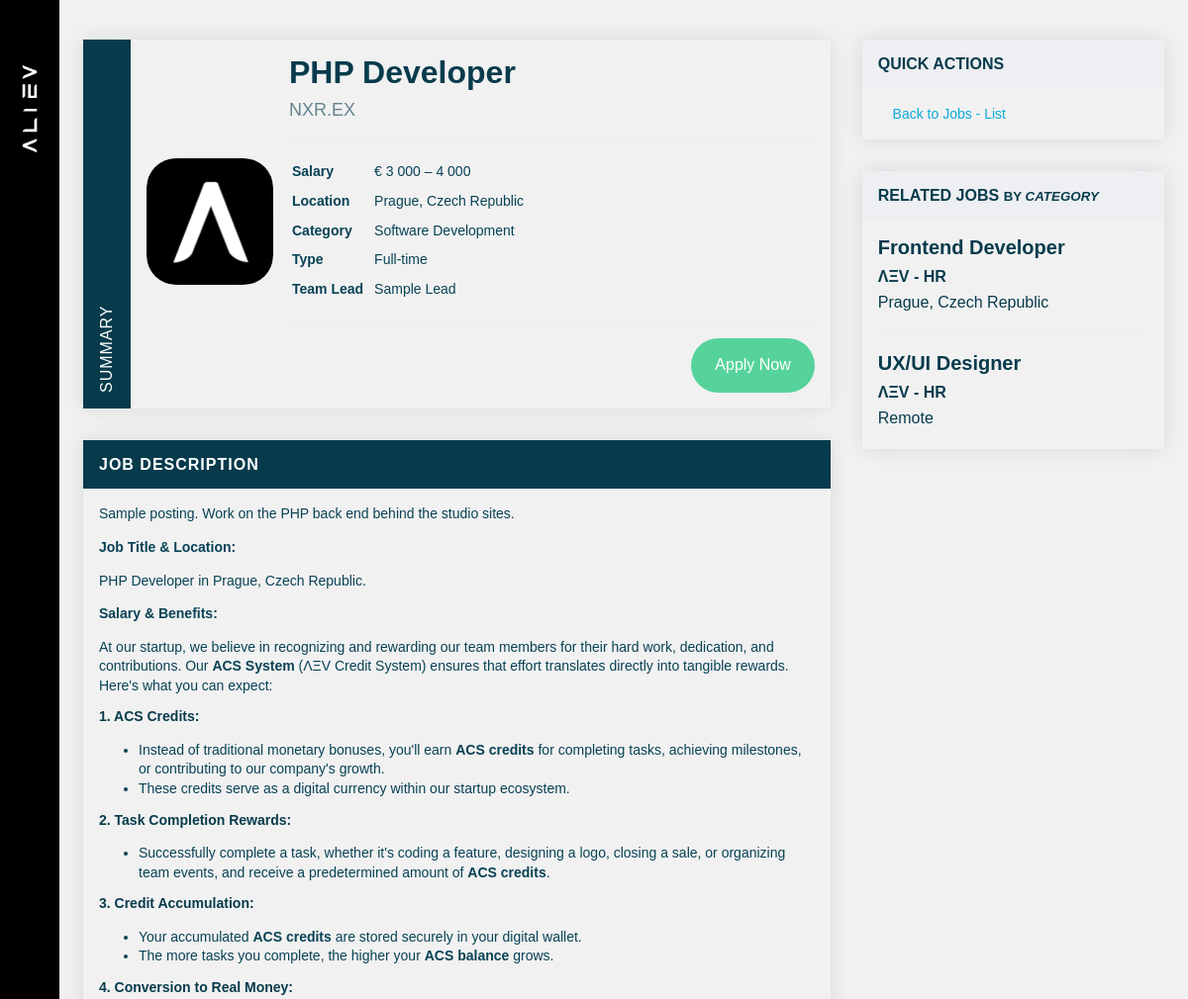
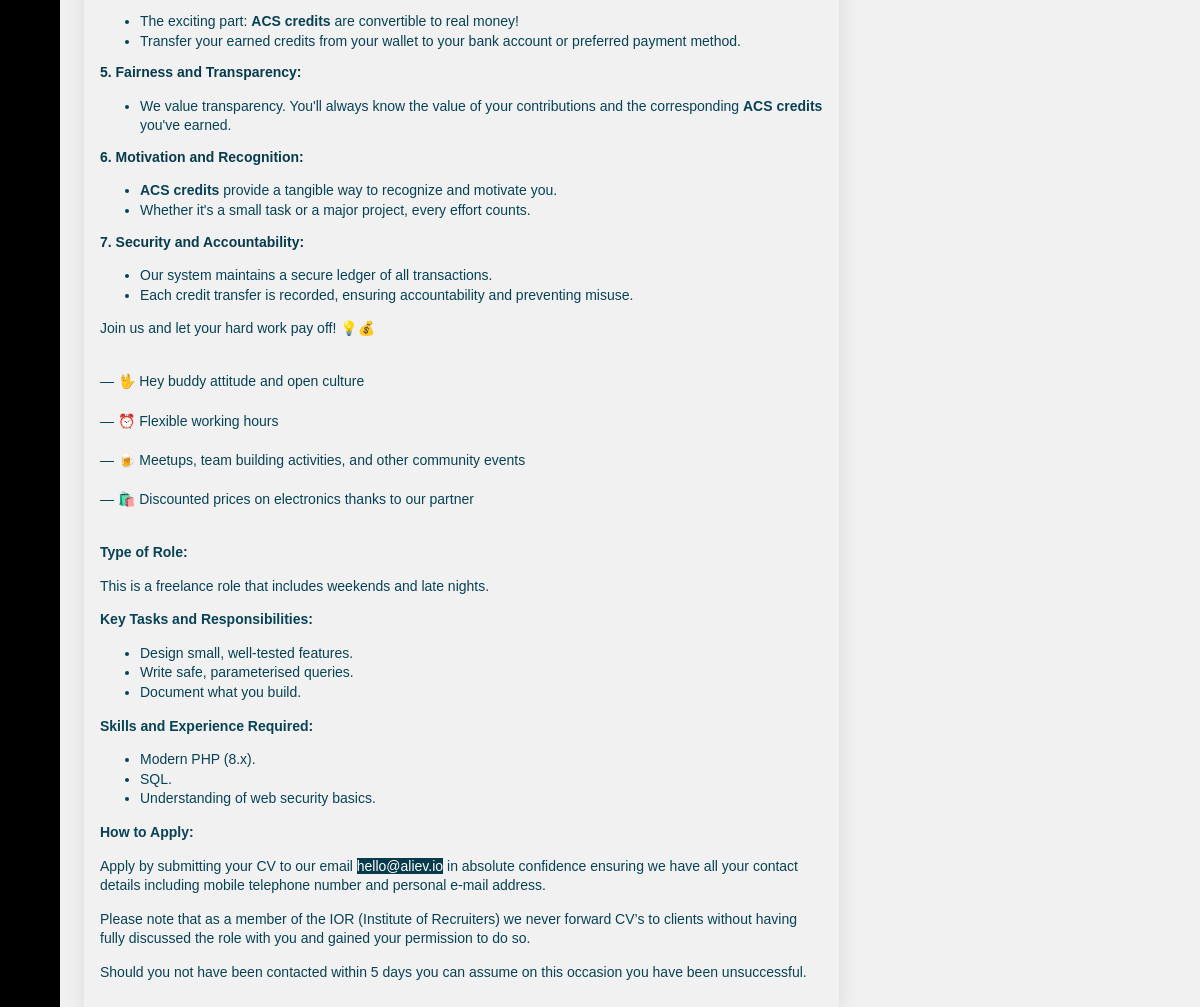
Page /careers/php-developer on the committed database (2 pictures, top to bottom).
### tables this page shows
CREATE TABLE IF NOT EXISTS jobs (
    id                   INT UNSIGNED NOT NULL AUTO_INCREMENT PRIMARY KEY,
    job_url              VARCHAR(32)  NOT NULL,
    job_name             VARCHAR(160) NOT NULL,
    job_company          VARCHAR(120) NOT NULL,
    job_location         VARCHAR(120) NOT NULL,
    job_logo             VARCHAR(120) NULL,
    job_salary           VARCHAR(80)  NULL,
    job_type             VARCHAR(60)  NULL,
    job_lead             VARCHAR(255) NULL,
    job_desc             TEXT         NULL,
    job_responsibilities TEXT         NULL,
    job_skills           TEXT         NULL,
    published            TINYINT(1)   NOT NULL DEFAULT 1,
    created_at           DATETIME     NOT NULL DEFAULT CURRENT_TIMESTAMP,
    UNIQUE KEY uq_jobs_url (job_url)
);

### app/Views/pages/careers/show.php (the view, shortened to what the rows shown need)
<div class="content-container">
  <article class="job-listing">
    <header class="job-listing-header">
      <div class="job-listing-header__content">
        <div class="job-listing-header__job-details">
          <div class="job-listing-header__job-details-top">
            <h1 class="job-listing-header__job-title" itemprop="title"><?= $e($job['job_name']) ?></h1>
            <span class="job-listing-header__company-name" itemprop="hiringOrganization">
              <span class="job-listing-header__company-type"><?= $e($job['job_company']) ?></span>
            </span>
          </div>
          <div class="job-listing-header__job-details-middle">
            <table class="job-listing-header__mata-table">
              <tr itemprop="baseSalary" itemscope itemtype="https://schema.org/MonetaryAmount">
                <th>Salary</th>
                <td>
                  <span itemprop="currency">€</span>
                  <span itemprop="value"><?= $e($job['job_salary']) ?></span>
                </td>
              </tr>
              <tr itemprop="jobLocation" itemscope itemtype="https://schema.org/Place">
                <th>Location</th>
                <td itemprop="address"><?= $e($job['job_location']) ?></td>
              </tr>
              <tr>
                <th>Category</th>
              </tr>
              <tr>
                <th>Type</th>
                <td itemprop="employmentType"><?= $e($job['job_type']) ?></td>
              </tr>
              <tr>
                <th>Team Lead</th>
                <td><?= $e($job['job_lead']) ?></td>
              </tr>
            </table>
          </div>
        </div>
      </div>
    </header>
    <section class="job-listing__job-description" itemprop="description">
      <h2 class="job-listing__job-description-title">Job Description</h2>
      <p><?= nl2br($e($job['job_desc'])) ?></p>
      <p><strong>Job Title &amp; Location:</strong></p>
      <p><?= $e($job['job_name']) ?> in <?= $e($job['job_location']) ?>.</p>
      <p><strong>Salary &amp; Benefits:</strong></p>
      <p>
        <div class="acs-desc">
        </div>
        <br>
        — 🖖 Hey buddy attitude and open culture<br><br>
        — ⏰ Flexible working hours<br><br>
        — 🍺 Meetups, team building activities, and other community events<br><br>
        — 🛍️ Discounted prices on electronics thanks to our partner<br><br>
      </p>
      <p><strong>Type of Role:</strong></p>
      <p>This is a freelance role that includes weekends and late nights.</p>
      <p><strong>Key Tasks and Responsibilities:</strong></p>
      <ul>
        <?php foreach ($responsibilities as $item): ?>
        <li><?= $e($item) ?></li>
        <?php endforeach; ?>
      </ul>
      <p><strong>Skills and Experience Required:</strong></p>
      <ul>
        <?php foreach ($skills as $skill): ?>
        <li><?= $e($skill) ?></li>
        <?php endforeach; ?>
      </ul>
      <p><strong>How to Apply:</strong></p>
      <p>Apply by submitting your CV to our email <span class="apply-mail"><?= $e($email) ?></span> in absolute confidence ensuring we have all your contact
        details including mobile telephone number and personal e-mail address.</p>
      <p>Please note that as a member of the IOR (Institute of Recruiters) we never forward CV’s to clients
        without having fully discussed the role with you and gained your permission to do so.</p>
      <p>Should you not have been contacted within 5 days you can assume on this occasion you have been
        unsuccessful.</p>
    </section>
  </article>
  <aside class="job-listing-sidebar">
    <section class="sidebar-widget">
      <ul class="sidebar-widget__related-jobs">
        <?php foreach ($related as $rel): ?>
        <li class="sidebar-widget__related-job">
          <a href="/careers/<?= $e(rawurlencode((string) $rel['job_url'])) ?>" class="sidebar-widget__related-job--link">
            <h4 class="sidebar-widget__related-job-title"><?= $e($rel['job_name']) ?></h4>
            <span class="sidebar-widget__related-job-company"><?= $e($rel['job_company']) ?></span>
            <span class="sidebar-widget__related-job-location"><?= $e($rel['job_location']) ?></span>
          </a>
        </li>
        <?php endforeach; ?>
      </ul>
    </section>
  </aside>
</div>

### rows in the picture
jobs: job_name "PHP Developer", job_company "NXR.EX", job_salary "3 000 – 4 000", job_location "Prague, Czech Republic", job_type "Full-time", job_lead "Sample Lead", job_desc "Sample posting. Work on the PHP back end behind the studio sites."
jobs: job_name "Frontend Developer", job_company "ΛΞV - HR", job_location "Prague, Czech Republic"
jobs: job_name "UX/UI Designer", job_company "ΛΞV - HR", job_location "Remote"

### other values in the picture
$e($item) "Design small, well-tested features."
$e($item) "Write safe, parameterised queries."
$e($item) "Document what you build."
$e($skill) "Modern PHP (8.x)."
$e($skill) "SQL."
$e($skill) "Understanding of web security basics."
$e($email) "hello@aliev.io"
